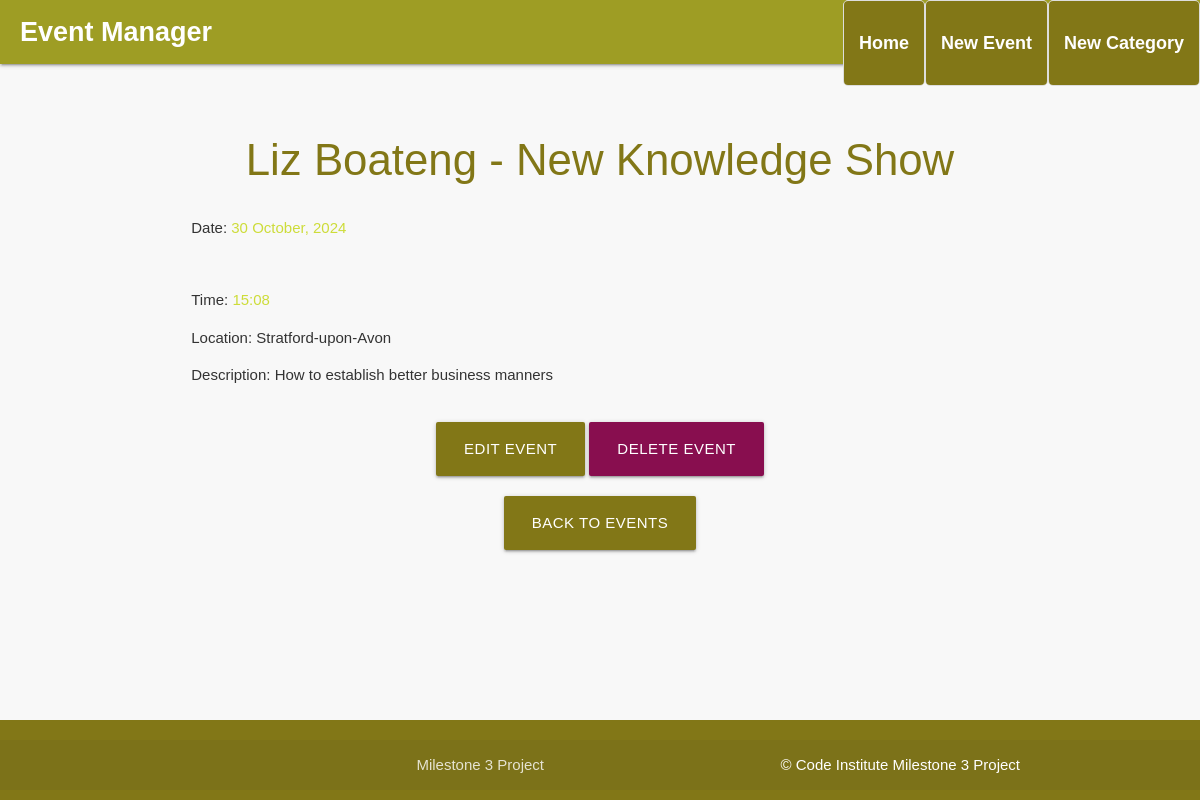
/event/3, run on the app's committed database.
### eventmanager/models.py (models this page shows, shortened)
class Event(db.Model):
    id = db.Column(db.Integer, primary_key=True)
    title = db.Column(db.String(100), unique=True, nullable=False)
    description = db.Column(db.Text, nullable=False)
    date = db.Column(db.DateTime, nullable=False)
    location = db.Column(db.String(200), nullable=False)
    created_at = db.Column(db.DateTime, default=db.func.now(), nullable=False)
    featured = db.Column(db.Boolean, default=False)
    category_id = db.Column(db.Integer, db.ForeignKey('category.id'), nullable=True)
    image_file = db.Column(db.String(120), nullable=True)  # Ensure this line is included

### eventmanager/routes.py (the view)
@app.route("/event/<int:event_id>")
def event_detail(event_id):
    event = Event.query.get_or_404(event_id)
    return render_template("event_detail.html", event=event)

### eventmanager/templates/event_detail.html (shortened to what this page needs)
{% extends "base.html" %}
{% block content %}
    <h3 class="center-align lime-text text-darken-4">{{ event.title }}</h3>
    <div class="row">
        <div class="col s12">
            <p><strong>Date:</strong> <span class="lime-text">{{ event.date.strftime('%d %B, %Y') }}</span></p>
        </div>
    </div>
    <div class="row">
        <div class="col s12">
            <p><strong>Time:</strong> <span class="lime-text">{{ event.date.strftime('%H:%M') }}</span></p>
            <p><strong>Location:</strong> {{ event.location }}</p>
            <p><strong>Description:</strong> {{ event.description }}</p>
        </div>
    </div>
    <div class="center-align">
        <a href="{{ url_for('edit_event', event_id=event.id) }}" class="btn-large lime darken-4">
            Edit Event
        </a>
        <a href="{{ url_for('delete_event', event_id=event.id) }}" class="btn-large pink darken-4" onclick="return confirm('Are you sure you want to delete this event?');">
            Delete Event
        </a>
    </div>
    <div class="center-align" style="margin-top: 20px;">
        <a href="{{ url_for('home') }}" class="btn-large lime darken-4">Back to Events</a>
    </div>
{% endblock %}

### eventmanager/static/css/style.css (style rules this page uses)
body { display: flex; min-height: 100vh; flex-direction: column; font-family: Arial, sans-serif; background-color: #f8f8f8; color: #333; }
a { color: #827717; text-decoration: none; }
.center-align { margin-top: 20px; }

### data on the page
Event: title "Liz Boateng - New Knowledge Show", date "30 October, 2024", date "15:08", location "Stratford-upon-Avon", description "How to establish better business manners"
